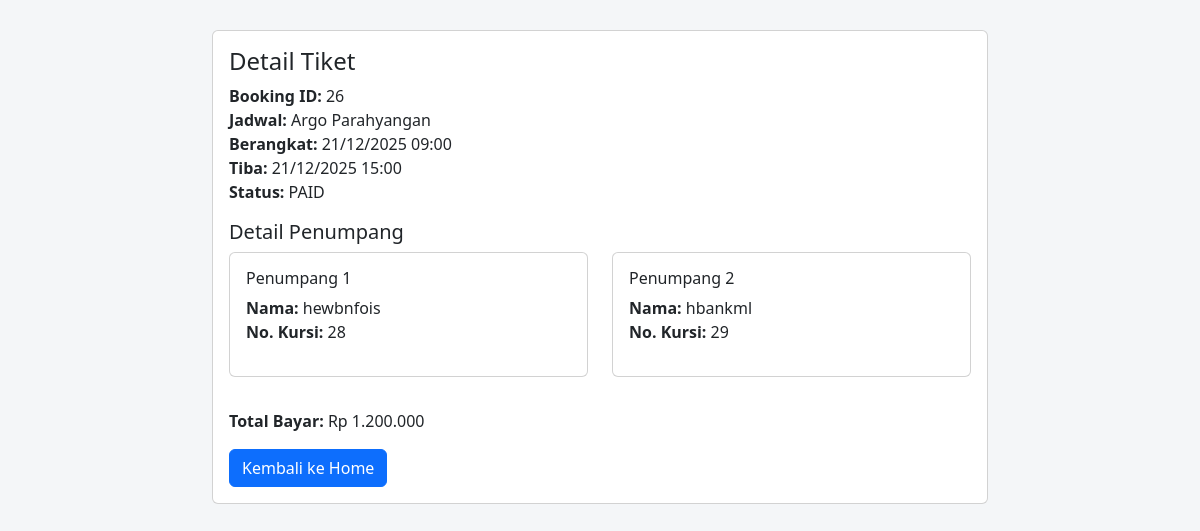
Page /ticket_detail.php?booking_id=26 (signed in) on the committed database.
### tables this page shows
CREATE TABLE `bookings` (
  `booking_id` int(11) NOT NULL,
  `user_id` int(11) NOT NULL,
  `schedule_id` int(11) NOT NULL,
  `booking_date` datetime DEFAULT current_timestamp(),
  `total_amount` decimal(10,2) NOT NULL,
  `payment_status` enum('pending','paid','cancelled') DEFAULT 'pending',
  `payment_method` varchar(50) DEFAULT NULL,
  `seats` int(11) DEFAULT 1,
  `status` enum('PENDING','CONFIRMED','PAID','CANCELLED') DEFAULT 'PENDING',
  `created_at` timestamp NOT NULL DEFAULT current_timestamp()
);

CREATE TABLE `trains` (
  `train_id` int(11) NOT NULL,
  `train_name` varchar(100) NOT NULL,
  `total_carriages` int(11) DEFAULT 0
);

CREATE TABLE `schedules` (
  `schedule_id` int(11) NOT NULL,
  `train_id` int(11) NOT NULL,
  `origin_station_id` int(11) NOT NULL,
  `destination_station_id` int(11) NOT NULL,
  `departure_time` datetime NOT NULL,
  `arrival_time` datetime NOT NULL,
  `price` decimal(10,2) NOT NULL
);

CREATE TABLE `tickets` (
  `ticket_id` int(11) NOT NULL,
  `booking_id` int(11) NOT NULL,
  `seat_number` varchar(10) NOT NULL,
  `passenger_name` varchar(100) NOT NULL,
  `passenger_nik` varchar(16) NOT NULL,
  `phone_number` varchar(15) DEFAULT NULL
);

### ticket_detail.php (the view, shortened to what this page needs)
<?php
include_once 'db_config.php';
$booking_id = isset($_GET['booking_id']) ? (int)$_GET['booking_id'] : 0;
$conn = function_exists('get_db_connection') ? get_db_connection() : (isset($conn) ? $conn : null);
$booking = null;
$tickets = [];
if ($conn) {
    $stmt = $conn->prepare("SELECT b.booking_id, b.total_amount, b.status, s.train_name, sch.departure_time, sch.arrival_time FROM bookings b JOIN schedules sch ON b.schedule_id = sch.schedule_id JOIN trains s ON sch.train_id = s.train_id WHERE b.booking_id = ?");
    $stmt->bind_param('i', $booking_id);
    $stmt->execute();
    $res = $stmt->get_result();
    $booking = $res->fetch_assoc();
    $tstmt = $conn->prepare("SELECT passenger_name, seat_number FROM tickets WHERE booking_id = ?");
    $tstmt->bind_param('i', $booking_id);
    $tstmt->execute();
    $tres = $tstmt->get_result();
    while ($row = $tres->fetch_assoc()) {
        $tickets[] = $row;
    }
}
?>
<!doctype html>
<html lang="id">
<head>
  <link href="https://cdn.jsdelivr.net/npm/bootstrap@5.3.8/dist/css/bootstrap.min.css" rel="stylesheet">
</head>
<body>
  <div class="container">
    <div class="card">
      <div class="card-body">
        <h4 class="card-title">Detail Tiket</h4>
        <p><strong>Booking ID:</strong> <?= htmlspecialchars($booking['booking_id']) ?><br>
        <strong>Jadwal:</strong> <?= htmlspecialchars($booking['train_name']) ?><br>
        <strong>Berangkat:</strong> <?= date('d/m/Y H:i', strtotime($booking['departure_time'])) ?><br>
        <strong>Tiba:</strong> <?= date('d/m/Y H:i', strtotime($booking['arrival_time'])) ?><br>
        <strong>Status:</strong> <?= htmlspecialchars($booking['status']) ?></p>
        <h5>Detail Penumpang</h5>
        <div class="row">
          <?php foreach ($tickets as $index => $ticket): ?>
            <div class="col-md-6 mb-3">
              <div class="card">
                <div class="card-body">
                  <h6>Penumpang <?= $index + 1 ?></h6>
                  <p><strong>Nama:</strong> <?= htmlspecialchars($ticket['passenger_name']) ?><br>
                  <strong>No. Kursi:</strong> <?= htmlspecialchars($ticket['seat_number']) ?></p>
                </div>
              </div>
            </div>
          <?php endforeach; ?>
        </div>
        <p class="mt-3"><strong>Total Bayar:</strong> Rp <?= number_format($booking['total_amount'], 0, ',', '.') ?></p>
        <a href="home.php" class="btn btn-primary">Kembali ke Home</a>
      </div>
    </div>
  </div>
</body>
</html>

### ticket_detail.php (style rules this page uses)
body { background: #f4f6f8; }
.container { max-width: 800px; margin-top: 30px; }

### rows in the picture
bookings: booking_id "26", trains.train_name "Argo Parahyangan", schedule.departure_time "21/12/2025 09:00", schedule.arrival_time "21/12/2025 15:00", status "PAID", total_amount "1.200.000"
tickets: passenger_name "hewbnfois", seat_number "28"
tickets: passenger_name "hbankml", seat_number "29"
